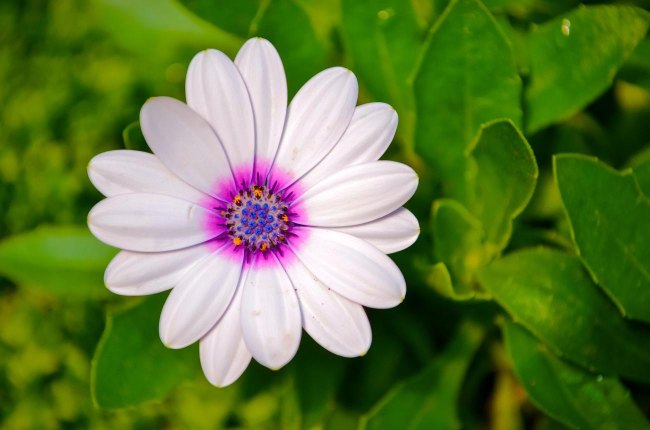
#> input picture flower.jpeg, 1299 x 860 px, found by its file name (shown at 1/2 size)
$ python exp11.py
#> lines starting #> are read from the running program, lines starting #| are printed output that depends on the picture
import cv2

img = cv2.imread("flower.jpeg")
#> img is the input picture: shape (860, 1299, 3); mean B, G, R 60.4, 123.8, 99.4
img = cv2.resize(img, (500, 350))
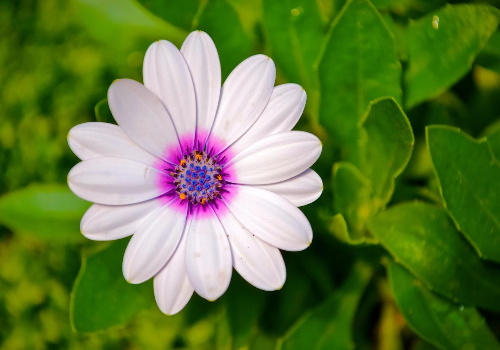
#> img: shape (350, 500, 3); mean B, G, R 60.3, 123.7, 99.3
rotated = cv2.rotate(img, cv2.ROTATE_180)
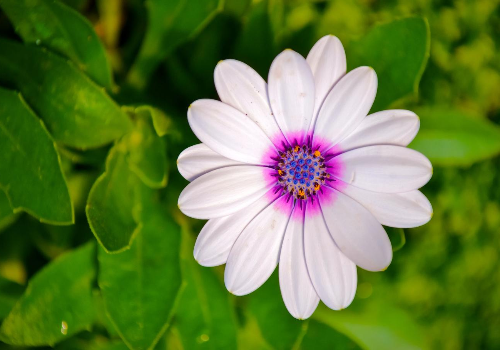
#> rotated: shape (350, 500, 3); mean B, G, R 60.3, 123.7, 99.3

cv2.imshow("Original Image", img)
cv2.imshow("Rotated Image", rotated)
cv2.waitKey(0)
cv2.destroyAllWindows()
